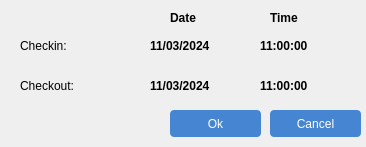
<?xml version="1.0" encoding="UTF-8"?>
<ui version="4.0">
 <class>DialogDeleteAttendanceEventClass</class>
 <widget class="QDialog" name="DialogDeleteAttendanceEventClass">
  <property name="geometry">
   <rect>
    <x>0</x>
    <y>0</y>
    <width>366</width>
    <height>147</height>
   </rect>
  </property>
  <property name="windowTitle">
   <string>DialogDeleteAttendanceEvent</string>
  </property>
  <widget class="QPushButton" name="btn_yes">
   <property name="geometry">
    <rect>
     <x>170</x>
     <y>110</y>
     <width>91</width>
     <height>27</height>
    </rect>
   </property>
   <property name="styleSheet">
    <string notr="true">QPushButton {
	text-align: center;
	color: #fff;
	background-color: rgba(70, 133, 210, 1);
	border-radius: 4px;
}

QPushButton:hover {
	background-color: rgba(70, 133, 210, 0.7);
}</string>
   </property>
   <property name="text">
    <string>Ok</string>
   </property>
   <property name="icon">
    <iconset>
     <normaloff>../icon/check.png</normaloff>../icon/check.png</iconset>
   </property>
   <property name="iconSize">
    <size>
     <width>14</width>
     <height>14</height>
    </size>
   </property>
  </widget>
  <widget class="QPushButton" name="btn_no">
   <property name="geometry">
    <rect>
     <x>270</x>
     <y>110</y>
     <width>91</width>
     <height>27</height>
    </rect>
   </property>
   <property name="styleSheet">
    <string notr="true">QPushButton {
	text-align: center;
	color: #fff;
	background-color: rgba(70, 133, 210, 1);
	border-radius: 4px;
}

QPushButton:hover {
	background-color: rgba(70, 133, 210, 0.7);
}</string>
   </property>
   <property name="text">
    <string>Cancel</string>
   </property>
   <property name="icon">
    <iconset>
     <normaloff>../icon/close.png</normaloff>../icon/close.png</iconset>
   </property>
   <property name="iconSize">
    <size>
     <width>12</width>
     <height>12</height>
    </size>
   </property>
  </widget>
  <widget class="QLabel" name="label">
   <property name="geometry">
    <rect>
     <x>170</x>
     <y>10</y>
     <width>55</width>
     <height>16</height>
    </rect>
   </property>
   <property name="styleSheet">
    <string notr="true">font-weight: bold;</string>
   </property>
   <property name="text">
    <string>Date</string>
   </property>
  </widget>
  <widget class="QLabel" name="label_2">
   <property name="geometry">
    <rect>
     <x>270</x>
     <y>10</y>
     <width>55</width>
     <height>16</height>
    </rect>
   </property>
   <property name="styleSheet">
    <string notr="true">font-weight: bold;</string>
   </property>
   <property name="text">
    <string>Time</string>
   </property>
  </widget>
  <widget class="QWidget" name="checkin" native="true">
   <property name="geometry">
    <rect>
     <x>10</x>
     <y>30</y>
     <width>351</width>
     <height>31</height>
    </rect>
   </property>
   <widget class="QLabel" name="label_3">
    <property name="geometry">
     <rect>
      <x>10</x>
      <y>5</y>
      <width>55</width>
      <height>21</height>
     </rect>
    </property>
    <property name="text">
     <string>Checkin: </string>
    </property>
   </widget>
   <widget class="QLabel" name="date_checkin">
    <property name="geometry">
     <rect>
      <x>140</x>
      <y>0</y>
      <width>81</width>
      <height>31</height>
     </rect>
    </property>
    <property name="styleSheet">
     <string notr="true">font-weight: bold;</string>
    </property>
    <property name="text">
     <string>11/03/2024</string>
    </property>
   </widget>
   <widget class="QLabel" name="time_checkin">
    <property name="geometry">
     <rect>
      <x>250</x>
      <y>0</y>
      <width>71</width>
      <height>31</height>
     </rect>
    </property>
    <property name="styleSheet">
     <string notr="true">font-weight: bold;</string>
    </property>
    <property name="text">
     <string>11:00:00</string>
    </property>
   </widget>
  </widget>
  <widget class="QWidget" name="checkout" native="true">
   <property name="geometry">
    <rect>
     <x>10</x>
     <y>70</y>
     <width>351</width>
     <height>31</height>
    </rect>
   </property>
   <widget class="QLabel" name="label_6">
    <property name="geometry">
     <rect>
      <x>10</x>
      <y>5</y>
      <width>61</width>
      <height>21</height>
     </rect>
    </property>
    <property name="text">
     <string>Checkout:</string>
    </property>
   </widget>
   <widget class="QLabel" name="date_checkout">
    <property name="geometry">
     <rect>
      <x>140</x>
      <y>0</y>
      <width>81</width>
      <height>31</height>
     </rect>
    </property>
    <property name="styleSheet">
     <string notr="true">font-weight: bold;</string>
    </property>
    <property name="text">
     <string>11/03/2024</string>
    </property>
   </widget>
   <widget class="QLabel" name="time_checkout">
    <property name="geometry">
     <rect>
      <x>250</x>
      <y>0</y>
      <width>71</width>
      <height>31</height>
     </rect>
    </property>
    <property name="styleSheet">
     <string notr="true">font-weight: bold;</string>
    </property>
    <property name="text">
     <string>11:00:00</string>
    </property>
   </widget>
  </widget>
 </widget>
 <layoutdefault spacing="6" margin="11"/>
 <resources/>
 <connections/>
</ui>
